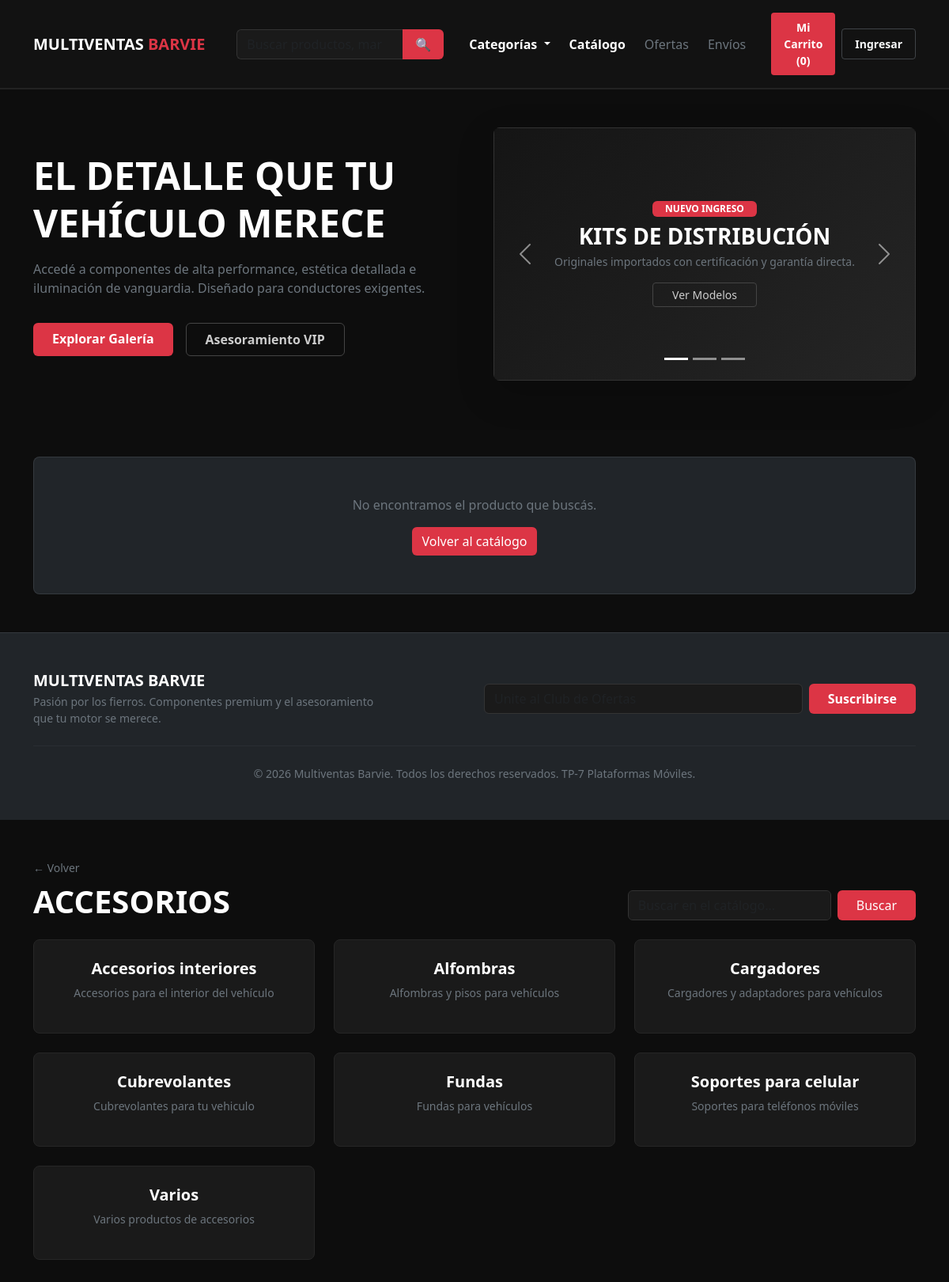
The page /src/views/catalogo.php?categoria=3 on the database its author committed.
### tables this page shows
CREATE TABLE categorias (
id_categoria INT AUTO_INCREMENT PRIMARY KEY,
nombre VARCHAR(100) NOT NULL,
descripcion VARCHAR(255),

id_categoria_padre INT NULL,

CONSTRAINT fk_categoria_padre
    FOREIGN KEY (id_categoria_padre)
    REFERENCES categorias(id_categoria)

);

### src/controllers/auth/productos_controller.php (called while the page is built, shortened)
<?php
function obtenerCategorias(PDO $pdo, ?int $idPadre = null): array
{
    if ($idPadre === null) {
        $stmt = $pdo->query("SELECT * FROM categorias WHERE id_categoria_padre IS NULL ORDER BY nombre");
    } else {
        $stmt = $pdo->prepare("SELECT * FROM categorias WHERE id_categoria_padre = :padre ORDER BY nombre");
        $stmt->execute([':padre' => $idPadre]);
    }
    return $stmt->fetchAll();
}
function obtenerCategoriaPorId(PDO $pdo, int $id): ?array
{
    $stmt = $pdo->prepare("SELECT * FROM categorias WHERE id_categoria = :id");
    $stmt->execute([':id' => $id]);
    $cat = $stmt->fetch();
    return $cat ?: null;
}

### src/views/catalogo.php (the view, shortened to what this page needs)
<?php
require_once __DIR__ . '/../config/database.php';
require_once __DIR__ . '/../controllers/auth/productos_controller.php';
require_once __DIR__ . '/productos_card.php';
$categoriaId = isset($_GET['categoria']) ? (int) $_GET['categoria'] : null;
$busqueda = isset($_GET['buscar']) ? trim($_GET['buscar']) : '';
$categoriaActual = null;
$subcategorias = [];
if ($busqueda !== '') {
    $productos = buscarProductos($pdo, $busqueda);
} elseif ($categoriaId !== null) {
    $categoriaActual = obtenerCategoriaPorId($pdo, $categoriaId);
    if ($categoriaActual) {
        $subcategorias = obtenerCategorias($pdo, $categoriaId);
    }
}
require_once __DIR__ . '/_layouts/header.php';
?>
    <main class="container my-5">
        <div class="d-flex flex-wrap align-items-end justify-content-between gap-3 mb-4">
            <div>
                <?php if ($busqueda !== ''): ?>
                    <a href="<?= BASE_URL ?>/src/views/catalogo.php" class="text-secondary text-decoration-none small d-inline-block mb-2">← Volver al catálogo</a>
                    <h1 class="fw-bold text-white text-uppercase tracking-wide m-0">Resultados para "<?= htmlspecialchars($busqueda) ?>"</h1>
                <?php elseif ($categoriaActual): ?>
                    <a href="<?= BASE_URL ?>/src/views/catalogo.php<?= $categoriaActual['id_categoria_padre'] ? '?categoria=' . (int) $categoriaActual['id_categoria_padre'] : '' ?>" class="text-secondary text-decoration-none small d-inline-block mb-2">← Volver</a>
                    <h1 class="fw-bold text-white text-uppercase tracking-wide m-0"><?= htmlspecialchars($categoriaActual['nombre']) ?></h1>
                <?php else: ?>
                    <h1 class="fw-bold text-white text-uppercase tracking-wide m-0">Catálogo</h1>
                    <p class="text-secondary mb-0">Elegí una categoría para ver los productos disponibles.</p>
                <?php endif; ?>
            </div>
            <form method="GET" action="<?= BASE_URL ?>/src/views/catalogo.php" class="d-flex gap-2">
                <input type="text" name="buscar" value="<?= htmlspecialchars($busqueda) ?>" class="form-control form-control-premium" placeholder="Buscar en el catálogo...">
                <button type="submit" class="btn btn-premium-red px-4">Buscar</button>
            </form>
        </div>
        <?php if (!empty($subcategorias)): ?>
            <div class="row g-4">
                <?php foreach ($subcategorias as $cat): ?>
                    <div class="col-12 col-sm-6 col-lg-4">
                        <a href="<?= BASE_URL ?>/src/views/catalogo.php?categoria=<?= (int) $cat['id_categoria'] ?>" class="text-decoration-none">
                            <div class="card card-premium h-100 p-4 text-center">
                                <h4 class="h5 fw-bold text-white mb-2"><?= htmlspecialchars($cat['nombre']) ?></h4>
                                <?php if (!empty($cat['descripcion'])): ?>
                                    <p class="text-secondary small mb-3"><?= htmlspecialchars($cat['descripcion']) ?></p>
                                <?php endif; ?>
                            </div>
                        </a>
                    </div>
                <?php endforeach; ?>
            </div>
        <?php endif; ?>
    </main>
<?php
require_once __DIR__ . '/_layouts/footer.php';
?>

### assets/css/style.css (style rules this page uses)
:root { --bg-dark-premium: #121212; --bg-card-dark: #1a1a1a; --accent-red: #dc3545; --accent-red-hover: #b02a37; }
body { background-color: #0d0d0d; color: #e0e0e0; font-family: 'Segoe UI', Tahoma, Geneva, Verdana, sans-serif; }
.btn-premium-red { background-color: var(--accent-red); color: #fff; border: none; transition: all 0.3s ease; }
.card-premium { background-color: var(--bg-card-dark); border: 1px solid #262626; border-radius: 8px; transition: transform 0.3s ease, border-color 0.3s ease, box-shadow 0.3s ease; cursor: pointer; }
.form-control-premium { background-color: #1a1a1a; border: 1px solid #333; color: #fff; }

### rows shown on the page
categorias: nombre "ACCESORIOS"
categorias: nombre "Accesorios interiores", descripcion "Accesorios para el interior del vehículo"
categorias: nombre "Alfombras", descripcion "Alfombras y pisos para vehículos"
categorias: nombre "Cargadores", descripcion "Cargadores y adaptadores para vehículos"
categorias: nombre "Cubrevolantes", descripcion "Cubrevolantes para tu vehiculo"
categorias: nombre "Fundas", descripcion "Fundas para vehículos"
categorias: nombre "Soportes para celular", descripcion "Soportes para teléfonos móviles"
categorias: nombre "Varios", descripcion "Varios productos de accesorios"
